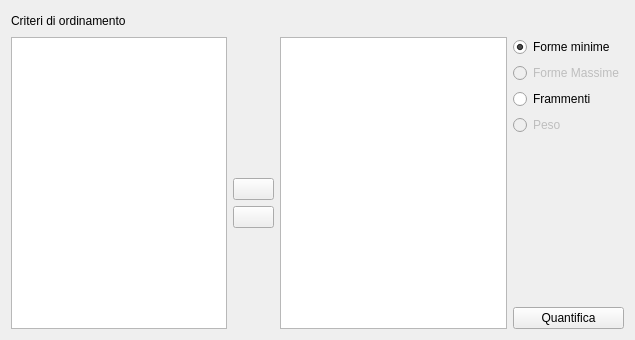
<?xml version="1.0"  encoding="UTF-8"?>
<ui version="4.0">
 <class>quantPanel</class>
 <widget class="QDialog" name="quantPanel">
  <property name="windowModality">
   <enum>Qt::NonModal</enum>
  </property>
  <property name="geometry">
   <rect>
    <x>0</x>
    <y>0</y>
    <width>635</width>
    <height>340</height>
   </rect>
  </property>
  <property name="windowTitle">
   <string>Ordina</string>
  </property>
  <property name="windowIcon">
   <iconset>
    <normaloff/>
   </iconset>
  </property>
  <layout class="QGridLayout">
   <item row="0" column="0">
    <widget class="QLabel" name="label">
     <property name="text">
      <string>Criteri di ordinamento</string>
     </property>
    </widget>
   </item>
   <item row="0" column="1" colspan="4">
    <spacer>
     <property name="orientation">
      <enum>Qt::Horizontal</enum>
     </property>
     <property name="sizeHint" stdset="0">
      <size>
       <width>387</width>
       <height>20</height>
      </size>
     </property>
    </spacer>
   </item>
   <item row="1" column="0" rowspan="9" colspan="2">
    <widget class="QListWidget" name="FieldsList">
     <property name="acceptDrops">
      <bool>true</bool>
     </property>
     <property name="editTriggers">
      <set>QAbstractItemView::DoubleClicked|QAbstractItemView::EditKeyPressed|QAbstractItemView::SelectedClicked</set>
     </property>
     <property name="dragEnabled">
      <bool>true</bool>
     </property>
     <property name="dragDropOverwriteMode">
      <bool>true</bool>
     </property>
     <property name="dragDropMode">
      <enum>QAbstractItemView::NoDragDrop</enum>
     </property>
     <property name="alternatingRowColors">
      <bool>true</bool>
     </property>
     <property name="selectionMode">
      <enum>QAbstractItemView::SingleSelection</enum>
     </property>
     <property name="viewMode">
      <enum>QListView::ListMode</enum>
     </property>
    </widget>
   </item>
   <item row="1" column="2" rowspan="5">
    <spacer>
     <property name="orientation">
      <enum>Qt::Vertical</enum>
     </property>
     <property name="sizeHint" stdset="0">
      <size>
       <width>41</width>
       <height>81</height>
      </size>
     </property>
    </spacer>
   </item>
   <item row="1" column="3" rowspan="9">
    <widget class="QListWidget" name="FieldListsort">
     <property name="acceptDrops">
      <bool>true</bool>
     </property>
     <property name="autoScroll">
      <bool>false</bool>
     </property>
     <property name="editTriggers">
      <set>QAbstractItemView::DoubleClicked|QAbstractItemView::EditKeyPressed</set>
     </property>
     <property name="showDropIndicator" stdset="0">
      <bool>false</bool>
     </property>
     <property name="dragEnabled">
      <bool>false</bool>
     </property>
     <property name="dragDropOverwriteMode">
      <bool>false</bool>
     </property>
     <property name="dragDropMode">
      <enum>QAbstractItemView::InternalMove</enum>
     </property>
     <property name="alternatingRowColors">
      <bool>true</bool>
     </property>
     <property name="selectionBehavior">
      <enum>QAbstractItemView::SelectRows</enum>
     </property>
     <property name="movement">
      <enum>QListView::Free</enum>
     </property>
     <property name="viewMode">
      <enum>QListView::ListMode</enum>
     </property>
    </widget>
   </item>
   <item row="1" column="4">
    <widget class="QRadioButton" name="radioButtonFormeMin">
     <property name="text">
      <string>Forme minime</string>
     </property>
     <property name="checked">
      <bool>true</bool>
     </property>
    </widget>
   </item>
   <item row="2" column="4">
    <widget class="QRadioButton" name="radioButtonFormeMax">
     <property name="enabled">
      <bool>false</bool>
     </property>
     <property name="text">
      <string>Forme Massime</string>
     </property>
    </widget>
   </item>
   <item row="5" column="4" rowspan="4">
    <spacer>
     <property name="orientation">
      <enum>Qt::Vertical</enum>
     </property>
     <property name="sizeHint" stdset="0">
      <size>
       <width>91</width>
       <height>171</height>
      </size>
     </property>
    </spacer>
   </item>
   <item row="6" column="2">
    <widget class="QPushButton" name="pushButtonRight">
     <property name="focusPolicy">
      <enum>Qt::NoFocus</enum>
     </property>
     <property name="text">
      <string/>
     </property>
     <property name="icon">
      <iconset resource="resources.qrc">
       <normaloff>:/images/6_rightArrow.png</normaloff>:/images/6_rightArrow.png</iconset>
     </property>
     <property name="checkable">
      <bool>false</bool>
     </property>
     <property name="autoDefault">
      <bool>true</bool>
     </property>
    </widget>
   </item>
   <item row="7" column="2">
    <widget class="QPushButton" name="pushButtonLeft">
     <property name="focusPolicy">
      <enum>Qt::NoFocus</enum>
     </property>
     <property name="text">
      <string/>
     </property>
     <property name="icon">
      <iconset resource="resources.qrc">
       <normaloff>:/images/4_leftArrow.png</normaloff>:/images/4_leftArrow.png</iconset>
     </property>
     <property name="checkable">
      <bool>false</bool>
     </property>
     <property name="autoDefault">
      <bool>true</bool>
     </property>
    </widget>
   </item>
   <item row="8" column="2" rowspan="2">
    <spacer>
     <property name="orientation">
      <enum>Qt::Vertical</enum>
     </property>
     <property name="sizeHint" stdset="0">
      <size>
       <width>41</width>
       <height>121</height>
      </size>
     </property>
    </spacer>
   </item>
   <item row="9" column="4">
    <widget class="QPushButton" name="pushButtonQuant">
     <property name="focusPolicy">
      <enum>Qt::NoFocus</enum>
     </property>
     <property name="text">
      <string>Quantifica</string>
     </property>
     <property name="checkable">
      <bool>false</bool>
     </property>
     <property name="autoDefault">
      <bool>true</bool>
     </property>
    </widget>
   </item>
   <item row="3" column="4">
    <widget class="QRadioButton" name="radioButtonFrammenti">
     <property name="enabled">
      <bool>true</bool>
     </property>
     <property name="text">
      <string>Frammenti</string>
     </property>
    </widget>
   </item>
   <item row="4" column="4">
    <widget class="QRadioButton" name="radioButtonPeso">
     <property name="enabled">
      <bool>false</bool>
     </property>
     <property name="text">
      <string>Peso</string>
     </property>
    </widget>
   </item>
  </layout>
 </widget>
 <resources>
  <include location="resources.qrc"/>
 </resources>
 <connections/>
</ui>
